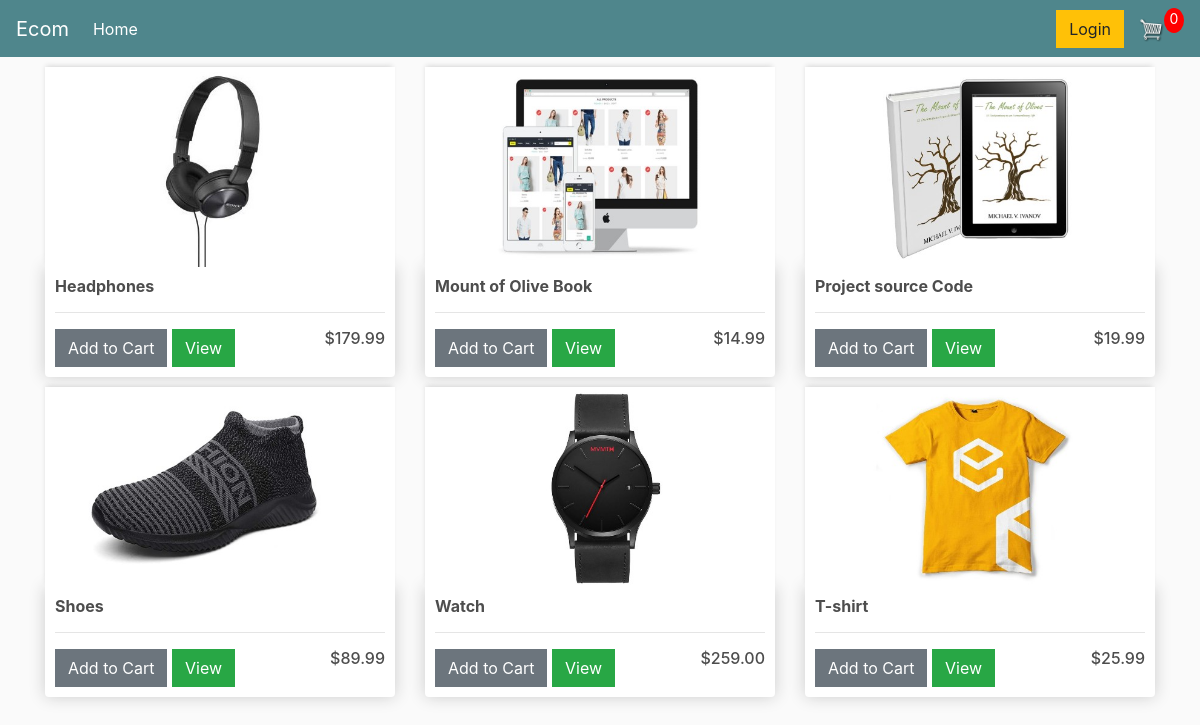
The page / on the database its author committed.
### store/models.py (models this page shows, shortened)
class product(models.Model):
    name=models.CharField(max_length=100,blank=False,null=False)
    price=models.FloatField()
    digital=models.BooleanField(default=False)
    image=models.ImageField(null=True,blank=True)
    @property
    def imageUrl(self):
        try:
            url=self.image.url
        except:
            url=''
        return url

### store/views.py (the view)
# urls.py: path('',include('store.urls'))
def store(request):
    products=product.objects.all()
    context={'products':products}
    return render (request,'store.html',context)

### templates/store.html
{% extends 'main.html' %}
{% load static %}
{% static 'images' as baseUrl%}
{% block content %}
<div class="row">
    {% for product in products %}
  <div class="col-lg-4">
      <img class="thumbnail" src="{{product.imageUrl}}" alt="">
      <div class="box-element product">
          <h6><strong>{{product.name}}</strong></h6>
           <hr>
           <button class="btn btn-secondary add-btn">Add to Cart</button>
           <a class="btn btn-success" href="#">View</a>
           <h6 style="display:inline-block ; float:right;">${{product.price|floatformat:2}}</h6>
      </div>
  </div>
  {% endfor %}
</div>
{% endblock content %}

### templates/main.html (shortened to what this page needs)
<!DOCTYPE html>
{% load static %}
<html>
    <head>
        <link rel="stylesheet" href="{% static 'css/bootstrap.min.css' %}" >
        <link rel="stylesheet" type="text/css" href="{% static 'css/main.css' %}">
     </head>
     <body>
        <nav class="navbar navbar-expand-lg navbar-dark bg-dark">
          <a class="navbar-brand" href="{% url 'store' %}">Ecom</a>
          <div class="collapse navbar-collapse" id="navbarSupportedContent">
            <ul class="navbar-nav mr-auto">
              <li class="nav-item active">
                <a class="nav-link" href="{% url 'store' %}">Home <span class="sr-only">(current)</span></a>
              </li>
            </ul>
            <div class="form-inline my-2 my-lg-0">
              <a href="#"class="btn btn-warning">Login</a>
              <a href="{% url 'cart' %}">
               <img  id="cart-icon" src="{% static 'images/cart.png' %}">
             </a>
             <p id="cart-total">0</p>
           </div>
          </div>
        </nav>
        <div class="container">
            {% block content %}
            {% endblock content %}
        </div>
     </body>
</html>

### static/css/main.css (style rules this page uses)
body { background-color: hsl(0, 0%, 98%); }
h1,h2,h3,h4,h5,h6 { color:hsl(0, 0%, 30%); }
.box-element { box-shadow:hsl(0, 0%, 80%) 0 0 16px; background-color: #fff; border-radius: 4px; padding: 10px; }
.thumbnail { width: 100%; height: 200px; -webkit-box-shadow: -1px -3px 5px -2px rgba(214,214,214,1); -moz-box-shadow: -1px -3px 5px -2px rgba(214,214,214,1); box-shadow: -1px -3px 5px -2px rgba(214,214,214,1); }
.product { border-radius: 0 0 4px 4px; }
.bg-dark { background-color: #4f868c!important; }
#cart-icon { width:25px; display: inline-block; margin-left: 15px; }
#cart-total { display: block; text-align: center; color:#fff; background-color: red; width: 20px; height: 25px; border-radius: 50%; font-size: 14px; }
.col-lg-4, .col-lg-6, .col-lg-8, .col-lg-12 { margin-top: 10px; }
.btn { border-radius: 0; }

### rows shown on the page
product: imageUrl (picture), name "Headphones", price "179.99"
product: imageUrl (picture), name "Mount of Olive Book", price "14.99"
product: imageUrl (picture), name "Project source Code", price "19.99"
product: imageUrl (picture), name "Shoes", price "89.99"
product: imageUrl (picture), name "Watch", price "259.00"
product: imageUrl (picture), name "T-shirt", price "25.99"
